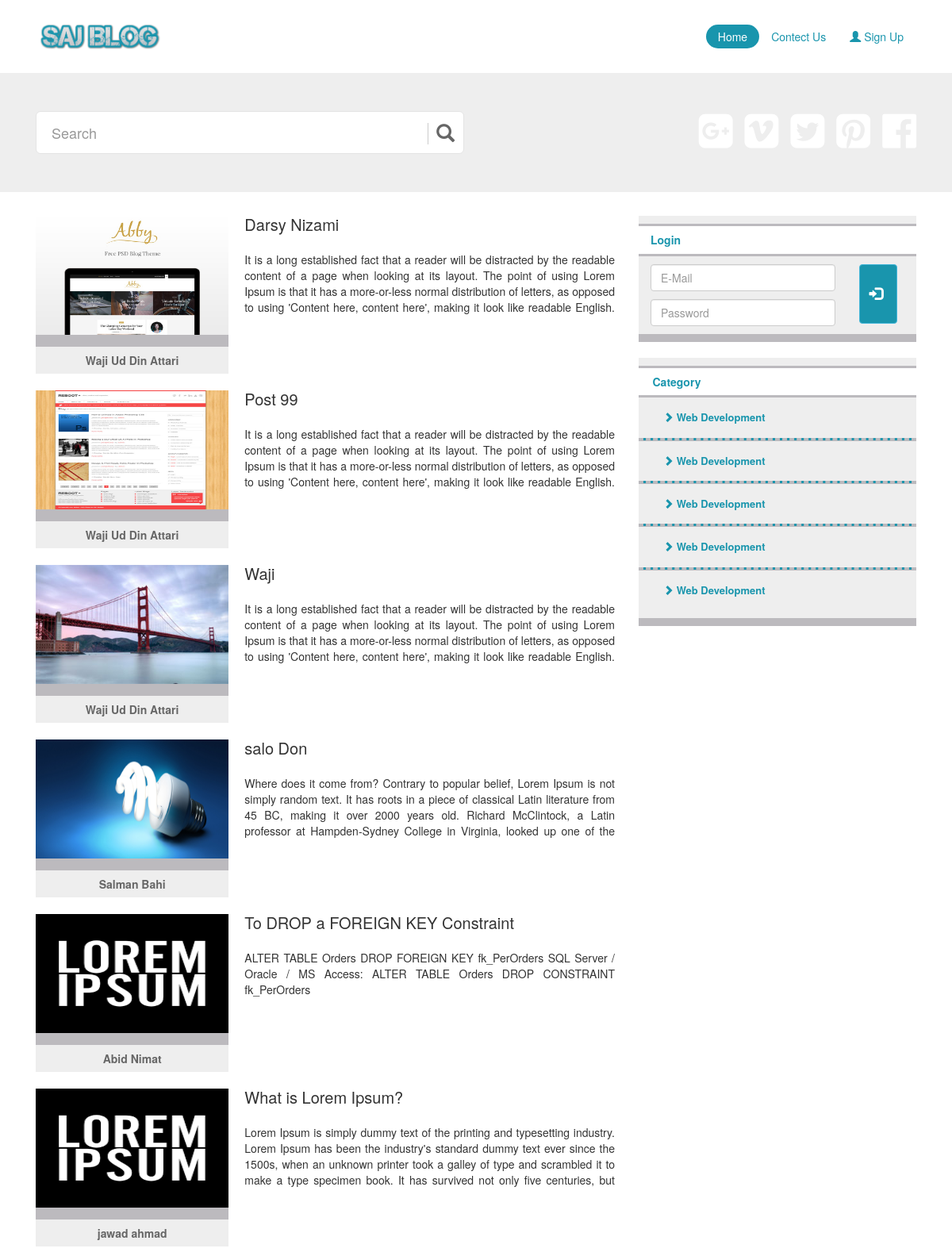
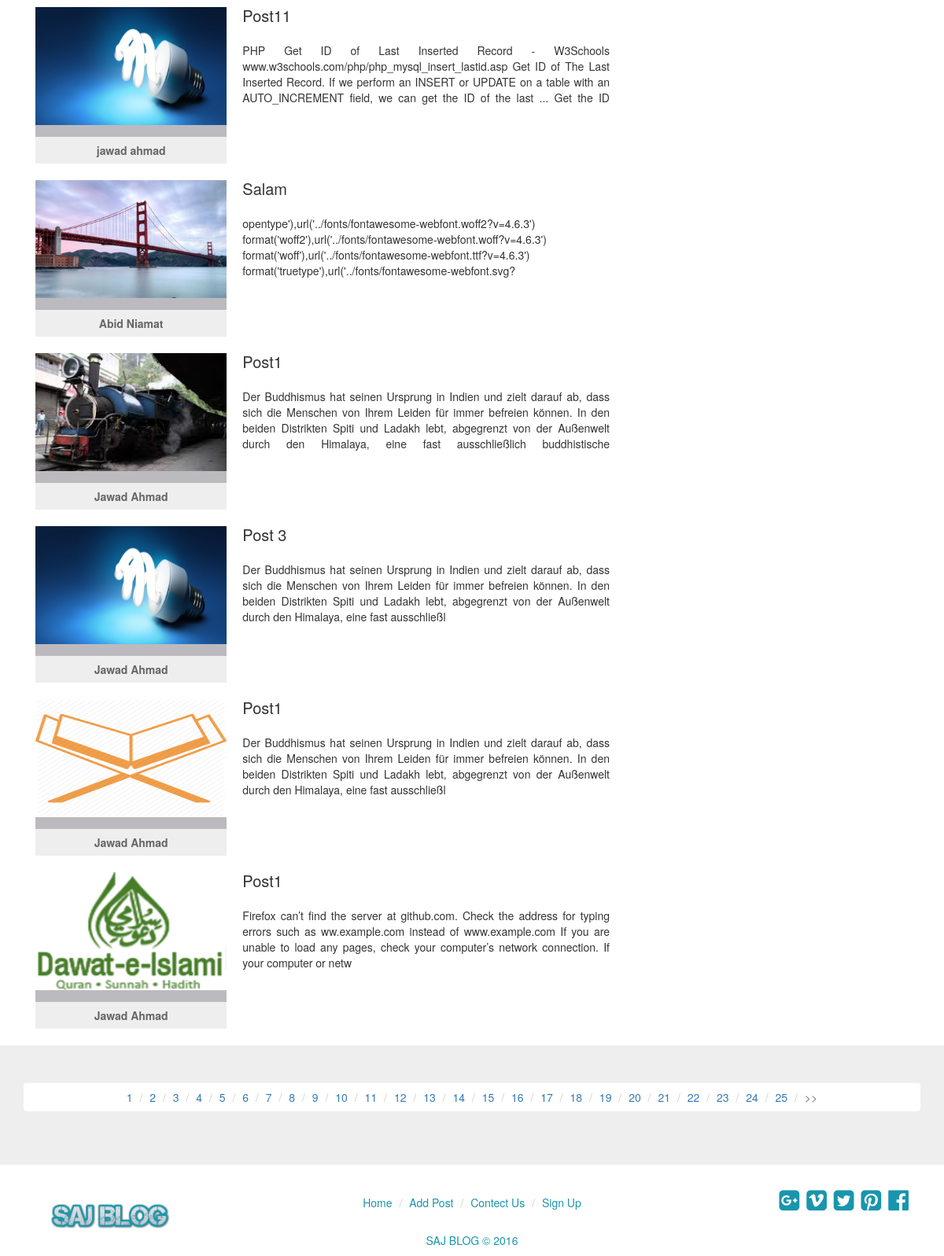
The page / on the database its author committed (2 pictures, top to bottom).
### tables this page shows
CREATE TABLE `post` (
  `id` int(11) NOT NULL,
  `user_id` int(11) NOT NULL,
  `title` varchar(255) NOT NULL,
  `description` varchar(5000) NOT NULL,
  `postImage` varchar(255) NOT NULL
);

CREATE TABLE `user` (
  `id` int(11) NOT NULL,
  `firstName` varchar(60) NOT NULL,
  `lastName` varchar(60) NOT NULL,
  `email` varchar(255) NOT NULL,
  `password` varchar(255) NOT NULL,
  `profileImage` varchar(255) NOT NULL,
  `gender` text NOT NULL
);

### index.php (called while the page is built, shortened)
<?php include 'resources/views/start-of-views.php'; ?>
<?php include 'resources/views/header.php'; ?>
<?php include 'resources/views/header-social-bar.php'; ?>
<?php include 'resources/views/post-page-login.php'; ?>
<?php include 'resources/views/post-page-catagery.php'; ?>
<?php include 'resources/views/post-page.php'; ?>
<?php include 'resources/views/post-page-pagination.php'; ?>
<?php include 'resources/views/footer.php'; ?>
<?php include 'resources/views/end-of-views.php'; ?>

### app/model/classes/homePost.php (called while the page is built, shortened)
<?php
include 'config/Connection.php';
class homePost
{
    private $connection;
    function __construct()
    {
        $conn = new Connection();
        $this->connection = $conn->getConnection();
    }
    function Post()
    {
        $sql = "SELECT * FROM post ORDER BY id DESC";
        $result = mysqli_query($this->connection, $sql);
        return $result;
    }
    function auther($user_id){
         $qry="SELECT firstName,lastName FROM user WHERE id='$user_id'";
        $user= mysqli_query($this->connection,$qry);
        return $user;
    }
}

### config/Connection.php (called while the page is built, shortened)
<?php
class Connection
{
    protected $db_name;
    protected $db_user;
    protected $db_password;
    protected $db_host;
    function __construct(){
        $this->db_name="blog_saj";
        $this->db_user="root";
        $this->db_password="";
        $this->db_host="localhost";
    }
    public function getConnection()
    {
        $this->connect_db=new mysqli($this->db_host,$this->db_user,$this->db_password,$this->db_name);
        if($this->connect_db->connect_error){
            die("Connection failed: " . $this->connect_db->connect_error);
        }
        else{
            return $this->connect_db;
        }
    }
}

### resources/views/post-page.php (the view, shortened to what this page needs)
<div class="col-md-8 col-md-pull-4 left-content">
<?php
include  'app/model/classes/homePost.php';
$homePost= new homePost();
if(isset($_SESSION['UserPost'])){
     $user_post=$homePost->userPost();
    while($row=mysqli_fetch_array($user_post, MYSQLI_ASSOC)){
        $user_id= $row['user_id'];
        $user= $homePost->auther($user_id);
        $user_data = mysqli_fetch_array($user);
        $user_first_name=$user_data['firstName'];
        $user_last_name=$user_data['lastName'];
        $user_name=$user_first_name ." ".$user_last_name;
?>
    <div class="col-md-12 post">
        <div class="col-md-4 post-img">
            <img src="public/img/post/<?php echo $row['postImage'];?>" class="img-responsive" style="height: 150px" width="300" alt="Post Image" >
            <div class="col-md-12 user-name"> <p><?php echo $user_name ?></p></div>
        </div>
        <div class="col-md-8 post-content">
            <h3 style="height: 35px"><?php echo $row['title'] ?></h3>
            <p style="height: 85px;overflow: hidden">   <?php echo $row['description']; ?></p>
            <div class="col-md-12 post-btn">
                <button type="button" class="btn btn-default continu-reading">Read More</button>
                <button type="button" class="btn btn-default comment" data-toggle="modal" data-target="#comment">Edit</button>
                <button type="button" class="btn btn-default views" data-toggle="modal" data-target="#views">Delete</button>
                <button type="button" class="btn btn-default likes" data-toggle="modal" data-target="#likes">Update</button>
            </div>
        </div>
    </div>
   <?php  } unset($_SESSION['UserPost']); } else{
$posts=$homePost->Post();
while($row = mysqli_fetch_array($posts, MYSQLI_ASSOC)) {
    $user_id_of_post= $row['user_id'];
$user= $homePost->auther($user_id_of_post);
$user_data = mysqli_fetch_array($user);
$user_first_name=$user_data['firstName'];
$user_last_name=$user_data['lastName'];
$user_name=$user_first_name ." ".$user_last_name;
?>
    <div class="col-md-12 post">
        <div class="col-md-4 post-img">
            <img src="public/img/post/<?php echo $row['postImage'];?>" class="img-responsive" style="height: 150px" width="300" alt="Post Image" >
            <div class="col-md-12 user-name"> <p><?php echo $user_name ?></p></div>
        </div>
        <div class="col-md-8 post-content">
            <h3 style="height: 35px"><?php echo $row['title'] ?></h3>
            <p style="height: 85px;overflow: hidden">   <?php echo $row['description']; ?></p>
            <div class="col-md-12 post-btn">
        </div>
        </div>
    </div>
  <?php  } } ?>
</div>
</div>

### rows shown on the page
post: postImage (picture), user.lastName "Waji Ud Din Attari", title "Darsy Nizami", description "It is a long established fact that a reader will be distracted by the readable content of a page when looking at its layout. The point of using Lorem Ipsum is that it has a more-or-less normal distribution of letters, as opposed to using 'Content here, content here', making it look like readable English.…"
post: postImage (picture), user.lastName "Waji Ud Din Attari", title "Post 99", description "It is a long established fact that a reader will be distracted by the readable content of a page when looking at its layout. The point of using Lorem Ipsum is that it has a more-or-less normal distribution of letters, as opposed to using 'Content here, content here', making it look like readable English.…"
post: postImage (picture), user.lastName "Waji Ud Din Attari", title "Waji", description "It is a long established fact that a reader will be distracted by the readable content of a page when looking at its layout. The point of using Lorem Ipsum is that it has a more-or-less normal distribution of letters, as opposed to using 'Content here, content here', making it look like readable English.…"
post: postImage (picture), user.lastName "Salman Bahi", title "salo Don", description "Where does it come from? Contrary to popular belief, Lorem Ipsum is not simply random text. It has roots in a piece of classical Latin literature from 45 BC, making it over 2000 years old. Richard McClintock, a Latin professor at Hampden-Sydney College in Virginia, looked up one of the…"
post: postImage (picture), user.lastName "Abid Nimat", title "To DROP a FOREIGN KEY Constraint", description "ALTER TABLE Orders DROP FOREIGN KEY fk_PerOrders SQL Server / Oracle / MS Access: ALTER TABLE Orders DROP CONSTRAINT fk_PerOrders"
post: postImage (picture), user.lastName "jawad ahmad", title "What is Lorem Ipsum?", description "Lorem Ipsum is simply dummy text of the printing and typesetting industry. Lorem Ipsum has been the industry's standard dummy text ever since the 1500s, when an unknown printer took a galley of type and scrambled it to make a type specimen book. It has survived not only five centuries, but…"
post: postImage (picture), user.lastName "jawad ahmad", title "Post11", description "PHP Get ID of Last Inserted Record - W3Schools www.w3schools.com/php/php_mysql_insert_lastid.asp Get ID of The Last Inserted Record. If we perform an INSERT or UPDATE on a table with an AUTO_INCREMENT field, we can get the ID of the last ... Get the ID…"
post: postImage (picture), user.lastName "Abid Niamat", title "Salam", description "opentype'),url('../fonts/fontawesome-webfont.woff2?v=4.6.3') format('woff2'),url('../fonts/fontawesome-webfont.woff?v=4.6.3') format('woff'),url('../fonts/fontawesome-webfont.ttf?v=4.6.3')…"
post: postImage (picture), user.lastName "Jawad Ahmad", title "Post1", description "Der Buddhismus hat seinen Ursprung in Indien und zielt darauf ab, dass sich die Menschen von Ihrem Leiden für immer befreien können. In den beiden Distrikten Spiti und Ladakh lebt, abgegrenzt von der Außenwelt durch den Himalaya, eine fast ausschließlich buddhistische…"
post: postImage (picture), user.lastName "Jawad Ahmad", title "Post 3", description "Der Buddhismus hat seinen Ursprung in Indien und zielt darauf ab, dass sich die Menschen von Ihrem Leiden für immer befreien können. In den beiden Distrikten Spiti und Ladakh lebt, abgegrenzt von der Außenwelt durch den Himalaya, eine fast ausschließl"
post: postImage (picture), user.lastName "Jawad Ahmad", title "Post1", description "Der Buddhismus hat seinen Ursprung in Indien und zielt darauf ab, dass sich die Menschen von Ihrem Leiden für immer befreien können. In den beiden Distrikten Spiti und Ladakh lebt, abgegrenzt von der Außenwelt durch den Himalaya, eine fast ausschließl"
post: postImage (picture), user.lastName "Jawad Ahmad", title "Post1", description "Firefox can’t find the server at github.com. Check the address for typing errors such as ww.example.com instead of www.example.com If you are unable to load any pages, check your computer’s network connection. If your computer or netw"
